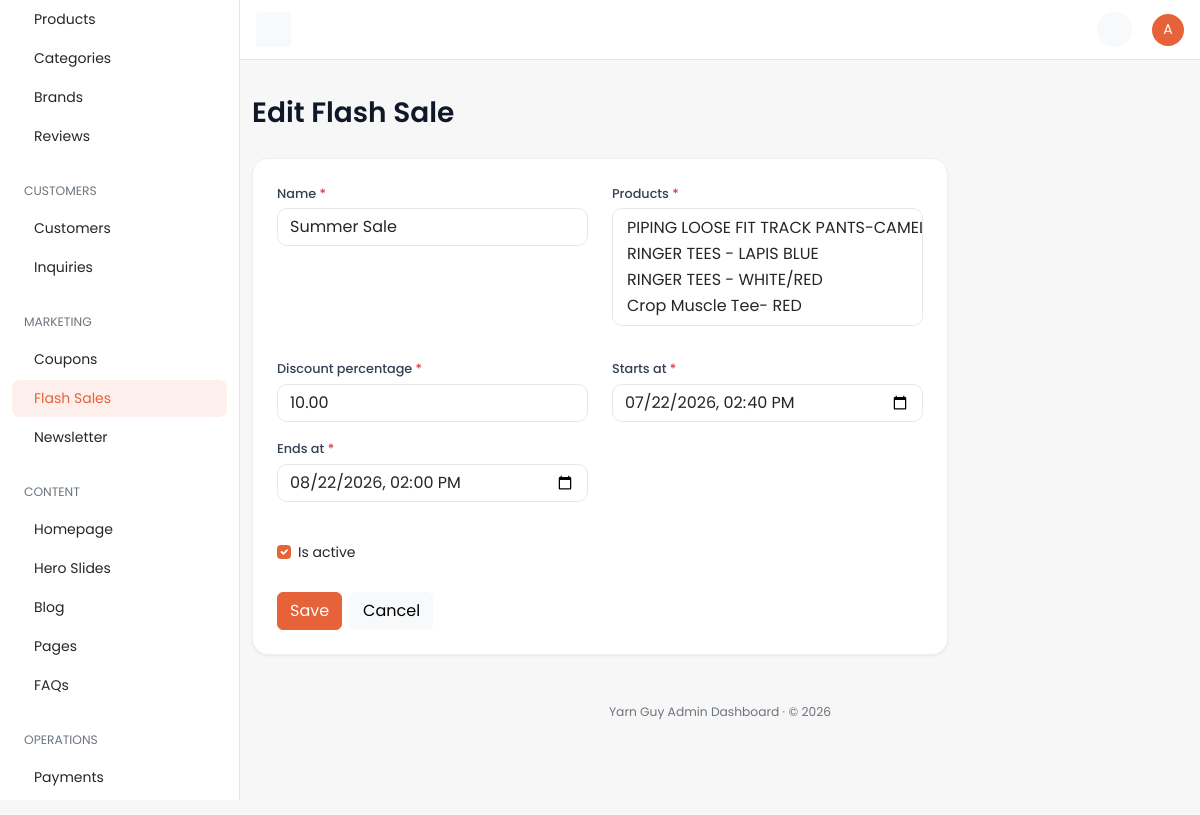
Page /dashboard/flashsale/1/edit/ (signed in) on the committed database.
### marketing/models.py (models this page shows, shortened)
class FlashSale(TimeStampedModel):
    name = models.CharField(max_length=120)
    products = models.ManyToManyField("catalog.Product", related_name="flash_sales")
    discount_percentage = models.DecimalField(max_digits=5, decimal_places=2)
    starts_at = models.DateTimeField(db_index=True)
    ends_at = models.DateTimeField(db_index=True)
    is_active = models.BooleanField(default=True, db_index=True)
    class Meta:
        verbose_name = "Flash sale"
        verbose_name_plural = "Flash sales"

### dashboard/views/marketing.py (the view)
class FlashSaleUpdateView(DashboardUpdateView):
    model = FlashSale
    form_class = forms.FlashSaleForm
    nav_section = "flashsales"
    url_basename = "flashsale"
    singular_name = "Flash Sale"
    template_name = "dashboard/marketing/flashsale_form.html"

### dashboard/forms.py
class FlashSaleForm(forms.ModelForm):
    class Meta:
        model = FlashSale
        fields = ["name", "products", "discount_percentage", "starts_at", "ends_at", "is_active"]
        widgets = {"starts_at": _DATETIME, "ends_at": _DATETIME}

### cart/selectors.py (called while the page is built, shortened)
def get_cart_for_request(*, request: HttpRequest) -> Optional[Cart]:
    if hasattr(request, _CART_CACHE_ATTR):
        return getattr(request, _CART_CACHE_ATTR)
    if not request.session.session_key:
        request.session.create()
    session_key = request.session.session_key
    cart = None
    if request.user.is_authenticated and hasattr(request.user, "customer_profile"):
        cart = (
            Cart.objects.filter(customer_profile=request.user.customer_profile)
            .select_related("currency")
            .first()
        )
    if cart is None and session_key:
        cart = (
            Cart.objects.filter(session_key=session_key)
            .select_related("currency")
            .first()
        )
    setattr(request, _CART_CACHE_ATTR, cart)
    return cart

def get_cart_item_count(*, cart: Cart | None) -> int:
    if cart is None:
        return 0
    total = CartItem.objects.filter(cart=cart).aggregate(total=Sum("quantity"))["total"]
    return int(total or 0)

def get_cart_count(*, request: HttpRequest) -> int:
    cart = get_cart_for_request(request=request)
    return get_cart_item_count(cart=cart)

def get_cart_item_keys(*, request: HttpRequest) -> set[str]:
    cart = get_cart_for_request(request=request)
    if not cart:
        return set()
    return {f"{pid}_{vid}" if vid else f"{pid}" for pid, vid in CartItem.objects.filter(cart=cart).values_list("product_id", "variant_id")}

def _wishlist_items_qs(*, request: HttpRequest):
    from accounts.models import WishlistItem
    if request.user.is_authenticated and hasattr(request.user, "customer_profile"):
        return WishlistItem.objects.filter(
            wishlist__customer_profile=request.user.customer_profile
        )

def get_wishlist_count(*, request: HttpRequest) -> int:
    return _wishlist_items_qs(request=request).count()

def get_wishlist_product_ids(*, request: HttpRequest) -> set[int]:
    return set(_wishlist_items_qs(request=request).values_list("product_id", flat=True))

### catalog/models.py (called while the page is built)
    def __str__(self) -> str:
        return self.name

### core/services.py (called while the page is built)
def get_site_settings() -> SiteSettings:
    settings, _ = SiteSettings.objects.get_or_create(pk=SITE_SETTINGS_PK)
    return settings

### dashboard/templates/dashboard/marketing/flashsale_form.html (shortened to what this page needs)
{% extends "dashboard/crud/form.html" %}

### dashboard/templates/dashboard/crud/form.html (shortened to what this page needs)
{% extends "dashboard/base.html" %}
{% block page_title %}{% if form_mode == "edit" %}Edit{% else %}Add{% endif %} {{ singular_name }}{% endblock %}
{% block content %}
<div class="row">
  <div class="col-12 col-xl-9">
    <div class="card">
      <div class="card-body p-4">
        <form method="post" enctype="multipart/form-data" novalidate>
          <div class="row">
            {% for field in form %}
            <div class="{% if field.field.widget.input_type == 'checkbox' %}col-12{% else %}col-md-6{% endif %} mb-3">
              {% if field.field.widget.input_type == 'checkbox' %}
              <div class="form-check mt-4">
                {{ field }}
                <label class="form-check-label" for="{{ field.id_for_label }}">{{ field.label }}</label>
              </div>
              {% else %}
              <label class="form-label" for="{{ field.id_for_label }}">
                {{ field.label }}{% if field.field.required %} <span class="text-danger">*</span>{% endif %}
              </label>
              {{ field }}
              {% endif %}
            </div>
            {% endfor %}
          </div>
          <div class="d-flex gap-2 mt-2">
            <button type="submit" class="btn btn-primary">Save</button>
            <a href="{{ cancel_url }}" class="btn btn-light">Cancel</a>
          </div>
        </form>
      </div>
    </div>
  </div>
</div>
{% endblock %}

### dashboard/templates/dashboard/partials/_topbar.html (shortened to what this page needs)
{% load static %}
<nav id="topbar" class="navbar bg-white border-bottom fixed-top topbar px-3">
  <button id="toggleBtn" class="d-none d-lg-inline-flex btn btn-light btn-icon btn-sm" type="button">
  </button>
  <div>
    <ul class="list-unstyled d-flex align-items-center mb-0 gap-1">
      <li>
        <a class="position-relative btn-icon btn-sm btn-light btn rounded-circle" data-bs-toggle="dropdown"
           aria-expanded="false" href="#" role="button">
        </a>
      </li>
      <li class="ms-3 dropdown">
        <a href="#" role="button" data-bs-toggle="dropdown" aria-expanded="false">
          <span class="avatar avatar-sm avatar-primary rounded-circle">
            <span class="avatar-initials rounded-circle">{{ request.user.get_username|slice:":1"|upper }}</span>
          </span>
        </a>
      </li>
    </ul>
  </div>
</nav>

### static/dashboard/css/dashboard.css (style rules this page uses)
:root { --bs-primary: #e66239; --bs-primary-rgb: 230, 98, 57; --bs-primary-text-emphasis: #8a3a22; --bs-primary-bg-subtle: #fbe0d7; --bs-primary-border-subtle: #f5b7a4; --bs-link-color: #404040; --bs-link-color-rgb: 64, 64, 64; --bs-link-hover-color: #e66239; --bs-link-hover-color-rgb: 230, 98, 57; --bs-body-font-family: "Poppins", system-ui, -apple-system, "Segoe UI", Roboto, sans-serif; --bs-body-font-size: 0.875rem; --bs-body-color: #262626; --bs-border-color: #e5e5e5; --bs-tertiary-bg: #f5f5f5; }
body { font-family: var(--bs-body-font-family); background-color: #f7f7f8; }
.btn-primary { --bs-btn-bg: #e66239; --bs-btn-border-color: #e66239; --bs-btn-hover-bg: #cf522c; --bs-btn-hover-border-color: #c34e2a; --bs-btn-active-bg: #c34e2a; --bs-btn-active-border-color: #b84926; --bs-btn-disabled-bg: #e66239; --bs-btn-disabled-border-color: #e66239; }
.form-check-input:checked { background-color: #e66239; border-color: #e66239; }
a { text-decoration: none; }
.card { --bs-card-border-color: #eee; box-shadow: 0 1px 2px rgba(16, 24, 40, 0.05); }
.topbar { height: 60px; margin-left: 240px; }
.avatar { position: relative; display: inline-block; width: 3rem; height: 3rem; }
.avatar-sm { width: 2rem; height: 2rem; }
.avatar-initials { display: flex; justify-content: center; align-items: center; width: 100%; height: 100%; pointer-events: none; text-transform: uppercase; }
.avatar-primary .avatar-initials { color: #fff; background-color: #e66239; }
.btn-icon { position: relative; display: inline-flex; flex-shrink: 0; justify-content: center; align-items: center; font-size: 0.93rem; font-weight: 400; width: 2.5rem; height: 2.5rem; padding: 0; }
.btn-icon.btn-sm { font-size: 0.875rem; width: 2.1875rem; height: 2.1875rem; }
:root { --dash-ink: #101828; --dash-muted: #667085; --dash-line: #eef0f3; --dash-radius: 16px; }
.card { --bs-card-border-color: #eef0f3; border-radius: var(--dash-radius); box-shadow: 0 1px 2px rgba(16, 24, 40, 0.04), 0 1px 3px rgba(16, 24, 40, 0.03); }
.form-label { font-size: 0.8rem; font-weight: 500; color: #344054; margin-bottom: 0.35rem; }
.form-control, .form-select { border-color: #e4e7ec; border-radius: 10px; }
.form-check-input { border-color: #d0d5dd; }

### rows in the picture
FlashSale: form "Summer Sale" "10.00" "07/22/2026 14:40" "08/22/2026 14:00", form "☑"

### other values in the picture
{{ request.user.get_username|slice:":1"|upper }} "A"
{{ singular_name }} "Flash Sale"
{{ field.label }} "Name" "Products" "Discount percentage" "Starts at" "Ends at"
{{ field.label }} "Is active"
